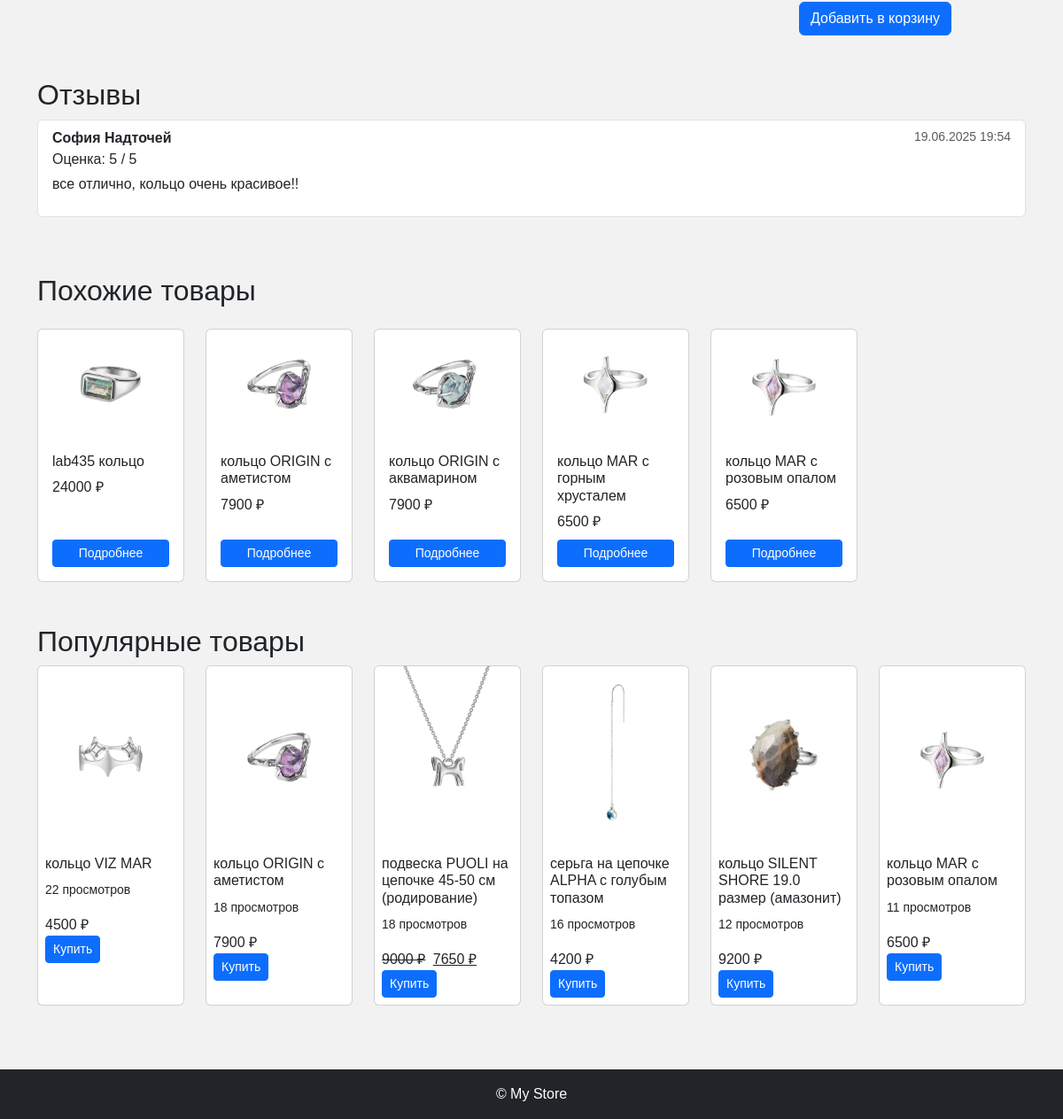
/product/11/ (lower part), run on an earlier commit of the app's database.
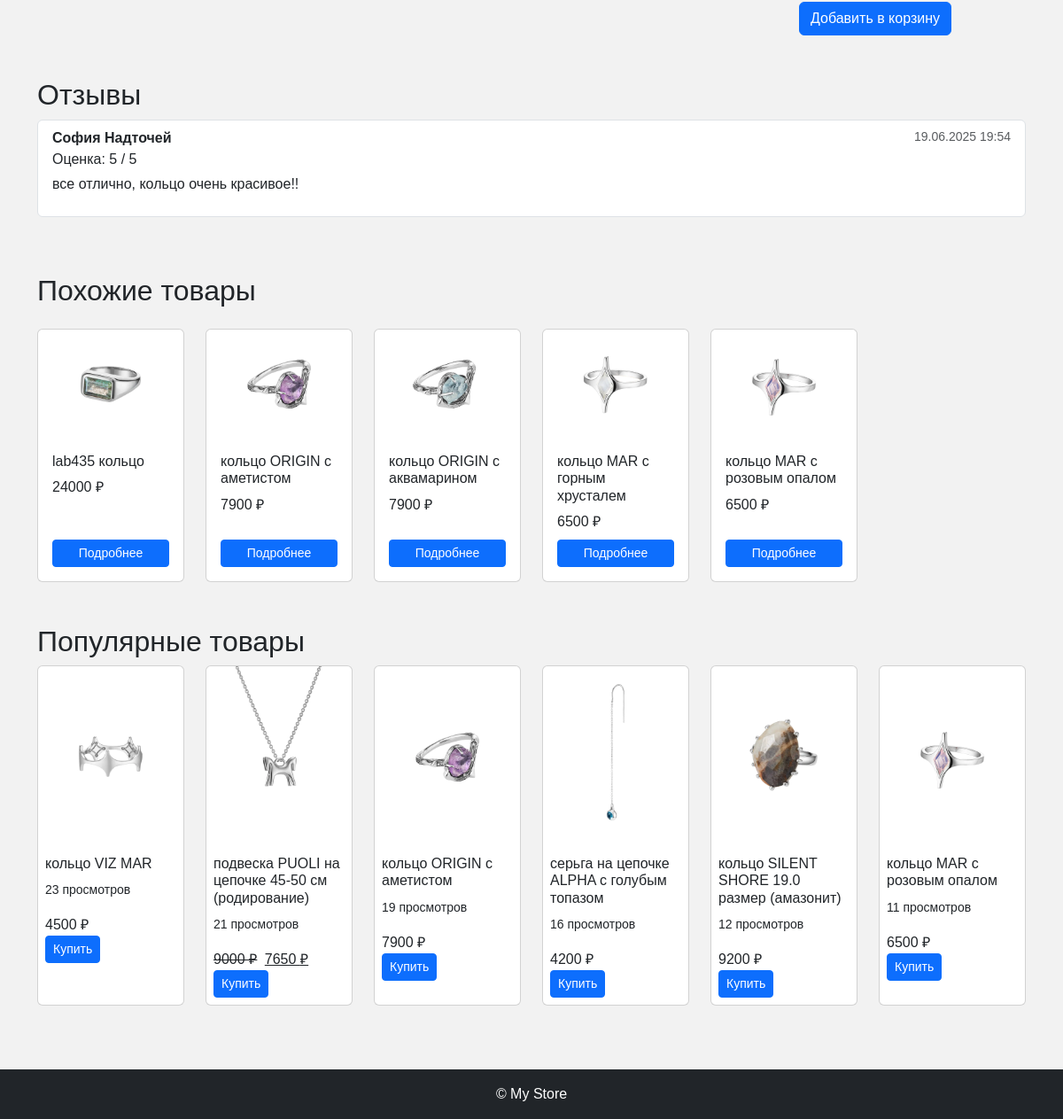
And on a later commit of the database.
### members/models.py (models this page shows, shortened)
class Review(models.Model):
    user = models.ForeignKey(User, on_delete=models.CASCADE)
    product = models.ForeignKey(Product, on_delete=models.CASCADE)
    rating = models.PositiveIntegerField()
    text = models.TextField()
    created_at = models.DateTimeField(default=timezone.now)
    class Meta:
        ordering = ['-created_at']
        verbose_name = "Отзыв"
        verbose_name_plural = "Отзывы"

class User(AbstractBaseUser, PermissionsMixin):
    email = models.EmailField(unique=True)
    first_name = models.CharField(max_length=255, blank=True)
    last_name = models.CharField(max_length=255, blank=True)
    phone_number = models.CharField(max_length=11, null=True, blank=True)
    address = models.TextField(blank=True, null=True)
    date_joined = models.DateTimeField(default=timezone.now)
    is_active = models.BooleanField(default=True)
    is_staff = models.BooleanField(default=False)
    USERNAME_FIELD = 'email'
    REQUIRED_FIELDS = []
    objects = UserManager()
    def get_full_name(self):
        return f"{self.first_name} {self.last_name}"
    class Meta:
        verbose_name = "Пользователь"
        verbose_name_plural = "Пользователи"

class Product(models.Model):
    name = models.CharField(max_length=255)
    description = models.TextField()
    price = models.DecimalField(max_digits=10, decimal_places=2, validators=[MinValueValidator(0.01)])
    category = models.ForeignKey(Category, related_name='products', on_delete=models.CASCADE)
    status = models.CharField(max_length=50, default='available')
    view_count = models.PositiveIntegerField(default=0, verbose_name="Просмотров")
    created_at = models.DateTimeField(default=timezone.now, verbose_name="Дата добавления")
    objects = models.Manager()
    available = AvailableProductsManager()
    history = HistoricalRecords()
    class Meta:
        ordering = ['-price']
        verbose_name = "Товар"
        verbose_name_plural = "Товары"
    @property
    def discounted_price(self):
        now = timezone.now()
        event = SaleEvent.objects.filter(
            category=self.category,
            end_time__gt=now
        ).first()
        if not event:
            return None
        return self.price * (100 - event.discount) / 100

class ProductImg(models.Model):
    product = models.ForeignKey(Product, related_name='images', on_delete=models.CASCADE)
    img = models.ImageField(upload_to='product_images/', null=True, blank=True)
    class Meta:
        verbose_name = "Фото товара"
        verbose_name_plural = "Фото товаров"

class Category(models.Model):
    name = models.CharField(max_length=255)
    description = models.TextField()
    class Meta:
        verbose_name = "Категория"
        verbose_name_plural = "Категории"

class SaleEvent(models.Model):
    category = models.ForeignKey(Category, on_delete=models.CASCADE,
                                 verbose_name="Категория распродажи")
    discount = models.PositiveIntegerField(verbose_name="Скидка, %", validators=[MinValueValidator(1), MaxValueValidator(99)])
    end_time = models.DateTimeField(verbose_name="Конец акции")
    class Meta:
        verbose_name = "Событие распродажи"
        verbose_name_plural = "События распродаж"

### members/views.py (the view)
# urls.py: path('product/<int:pk>/', views.ProductDetailView.as_view(), name='product_detail'),
class ProductDetailView(View):
    def get(self, request, pk):
        product = get_object_or_404(Product, pk=pk)
        Product.objects.filter(pk=pk).update(view_count=F('view_count') + 1)
        product.refresh_from_db(fields=['view_count'])
        sale_event = SaleEvent.objects.filter(
            category=product.category,
            end_time__gt=timezone.now()
        ).first()
        reviews = (
            Review.objects
            .filter(product=product)
            .select_related('user')
            .order_by('-created_at')
        )
        popular_products = Product.objects.order_by('-view_count')[:6]
        similar_products = (
            Product.objects
                .filter(category=product.category)
                .exclude(pk=product.pk)[:5]
        )
        return render(request, 'product_detail.html', {
            'product': product,
            'sale_event': sale_event,
            'reviews': reviews,
            'popular_products': popular_products,
            'similar_products': similar_products,
        })

### templates/product_detail.html (shortened to what the changed rows need)
{% extends "base.html" %}
{% load static %}
{% block content %}
 <section class="reviews my-5">
    <h2>Отзывы</h2>
    {% if reviews %}
        <div class="list-group">
            {% for rev in reviews %}
                <div class="list-group-item mb-3">
                    <div class="d-flex justify-content-between">
                        <strong>{{ rev.user.get_full_name|default:rev.user.email }}</strong>
                        <small class="text-muted">{{ rev.created_at|date:"d.m.Y H:i" }}</small>
                    </div>
                    <div class="mb-1">Оценка: {{ rev.rating }} / 5</div>
                    <p>{{ rev.text }}</p>
                </div>
            {% endfor %}
        </div>
    {% else %}
        <p class="text-muted">Пока нет отзывов об этом товаре.</p>
    {% endif %}
 </section>
<section class="similar-products mb-5">
    <h2 class="mb-4">Похожие товары</h2>
    <div class="row row-cols-1 row-cols-sm-2 row-cols-md-3 row-cols-lg-6 g-4">
        {% for sp in similar_products %}
            <div class="col">
                <div class="card h-100 d-flex flex-column">
                    {% if sp.images.first %}
                        <div class="ratio ratio-4x3">
                            <img
                                src="{{ sp.images.first.img.url }}"
                                class="w-100 h-100 object-fit-cover"
                                alt="{{ sp.name }}"
                            >
                        </div>
                    {% else %}
                        <div class="ratio ratio-4x3 bg-light"></div>
                    {% endif %}
                    <div class="card-body d-flex flex-column flex-grow-1">
                        <h6 class="card-title">{{ sp.name }}</h6>
                        <p class="card-text mb-2">
                            {% if sp.discounted_price %}
                                <del class="text-muted">{{ sp.price|floatformat:0 }} ₽</del>
                                <ins class="ms-1">{{ sp.discounted_price|floatformat:0 }} ₽</ins>
                            {% else %}
                                {{ sp.price|floatformat:0 }} ₽
                            {% endif %}
                        </p>
                        <a href="{% url 'product_detail' sp.id %}"
                            class="btn btn-sm btn-primary mt-auto">
                            Подробнее
                        </a>
                    </div>
                </div>
            </div>
        {% empty %}
            <p>Нет похожих товаров.</p>
        {% endfor %}
    </div>
</section>
<section class="mb-5">
    <h2>Популярные товары</h2>
    <div class="row">
        {% for p in popular_products %}
            <div class="col-6 col-md-4 col-lg-2 mb-4">
                <div class="card h-100">
                    {% if p.images.first %}
                        <img src="{{ p.images.first.img.url }}" class="card-img-top" alt="{{ p.name }}">
                    {% endif %}
                    <div class="card-body p-2">
                        <h6 class="card-title">{{ p.name }}</h6>
                        <p class="card-text"><small>{{ p.view_count }} просмотров</small></p>
                        {% if p.discounted_price %}
                            <div class="price">
                                <del>{{ p.price|floatformat:0 }} ₽</del>
                                <ins class="ms-1">{{ p.discounted_price|floatformat:0 }} ₽</ins>
                            </div>
                        {% else %}
                            <div class="price">{{ p.price|floatformat:0 }} ₽</div>
                        {% endif %}
                        <a href="{% url 'product_detail' p.id %}" class="btn btn-sm btn-primary">Купить</a>
                    </div>
                </div>
            </div>
        {% endfor %}
    </div>
</section>
{% endblock %}

What changed in the data, as far as the page shows it:
changed Product "кольцо ORIGIN с аметистом": view_count "18" → "19"
changed Product "кольцо VIZ MAR": view_count "22" → "23"
changed Product "подвеска PUOLI на цепочке 45-50 см (родирование)": view_count "18" → "21"; moves up the list
